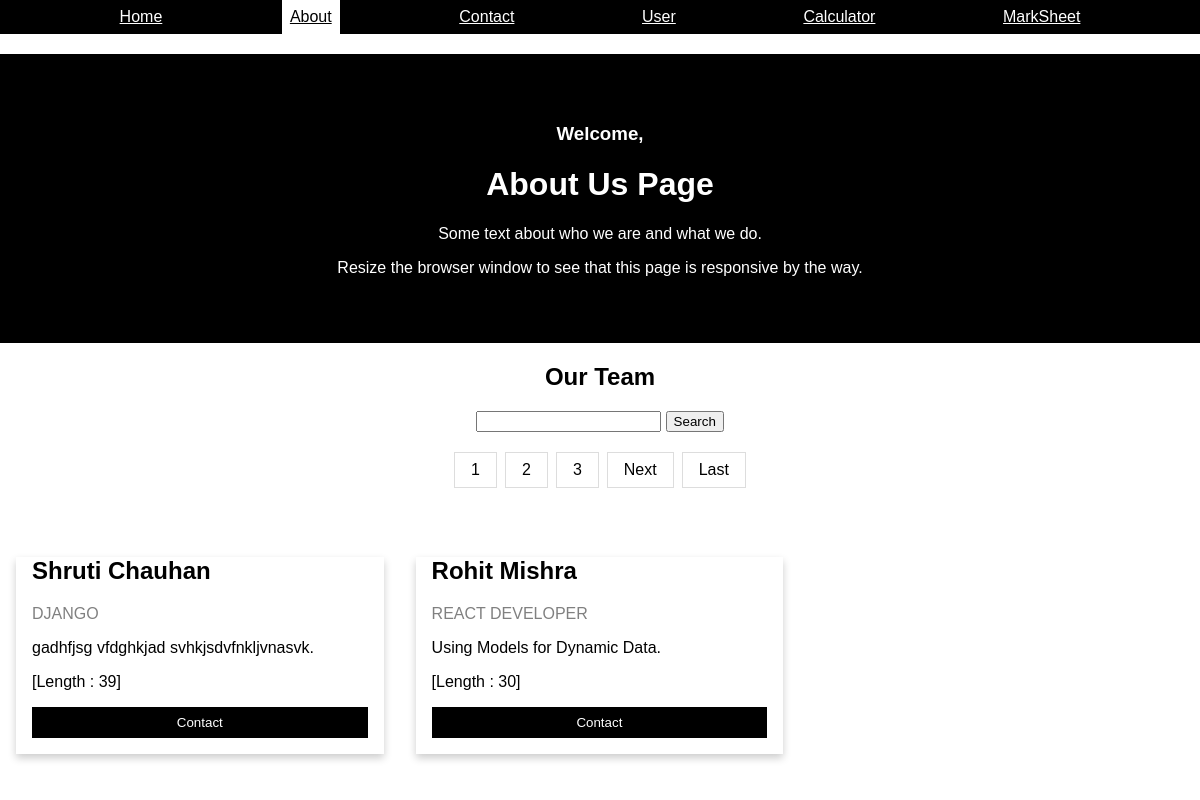
The page /about-us/ on the database its author committed.
### service/models.py (models this page shows)
class Service(models.Model):
    service_name=models.CharField(max_length=50)
    service_title=models.CharField(max_length=50)
    service_desc=models.TextField()

### learn_dj/views.py (the view)
# urls.py: path('about-us/', views.aboutUs, name="aboutus"),
def aboutUs(request):
    service_data = Service.objects.all().order_by('-service_name')
    paginator=Paginator(service_data, 2)
    page_number = request.GET.get('page')
    service_data_final=paginator.get_page(page_number)
    totalpage=service_data_final.paginator.num_pages
    if request.method=="GET":
        st=request.GET.get('servicename')
        if st!=None:
            service_data = Service.objects.filter(service_name__icontains=st)
    data={
        'service_data' : service_data_final,
        'last_page' : totalpage,
        'totalpagelist' : [n+1 for n in range(totalpage)]
    }
    if request.method=="GET":
        name=request.GET.get('name')
    return render(request, "about.html", data)

### templates/about.html (shortened to what this page needs)
{% extends "base.html" %}
    {% block content %}
    <link rel="stylesheet" href="/static/css/about.css" />
  </head>
  <body>
    <div class="about-section">
      <h3>Welcome, {{name}}</h3>
      <h1>About Us Page</h1>
      <p>Some text about who we are and what we do.</p>
      <p>
        Resize the browser window to see that this page is responsive by the
        way.
      </p>
    </div>
    <h2 style="text-align: center">Our Team</h2>
    <div class="row">
      <div class="search-box">
        <form method="get">
          <input type="text" name="servicename" value="" />
          <input type="submit" value="Search" />
        </form>
      </div>
      <div class="center">
        <div class="pagination">
          {% for n in totalpagelist %}
          <a href="/about-us/?page={{n}}">{{n}}</a>
          {% endfor %}
          {% if service_data.has_next %}
          <a href="/about-us/?page={{service_data.next_page_number}}">Next</a>
          <a href="/about-us/?page={{last_page}}">Last</a>
          {% endif %}
        </div>
      </div>
      {% for n in service_data %}
      <div class="column">
        <div class="card">
          <div class="container">
            <h2>{{n.service_name}}</h2>
            <p class="title">{{n.service_title | upper}}</p>
            <p class="desc">{{n.service_desc | safe}}</p>
            <p>[Length : {{n.service_desc | length}}]</p>
            <p><button class="button">Contact</button></p>
          </div>
        </div>
      </div>
      {% empty %}
      <h1 class="no-data">NO DATA FOUND</h1>
      {% endfor %}
    </div>
    {% endblock %}

### static/css/about.css (style rules this page uses)
body { font-family: Arial, Helvetica, sans-serif; margin: 0; }
html { box-sizing: border-box; }
*, *:before, *:after { box-sizing: inherit; }
.column { float: left; width: 33.3%; margin-bottom: 16px; padding: 0 8px; }
.card { box-shadow: 0 4px 8px 0 rgba(0, 0, 0, 0.2); margin: 8px; }
.about-section { padding: 50px; text-align: center; margin-top: 20px; background-color: black; color: white; }
.container { padding: 0 16px; }
.container::after, .row::after { content: ""; clear: both; display: table; }
.title { color: grey; }
.button { border: none; outline: 0; display: inline-block; padding: 8px; color: white; background-color: #000; text-align: center; cursor: pointer; width: 100%; }
.search-box { display: flex; justify-content: center; margin: 20px; }
.center { display: flex; justify-content: center; text-align: center; margin-bottom: 50px; }
.pagination { display: inline-block; }
.pagination a { color: black; float: left; padding: 8px 16px; text-decoration: none; transition: background-color .3s; border: 1px solid #ddd; margin: 0 4px; }

### rows shown on the page
Service: service_name "Shruti Chauhan", service_title "DJANGO", service_desc "gadhfjsg vfdghkjad svhkjsdvfnkljvnasvk.", service_desc|length "39"
Service: service_name "Rohit Mishra", service_title "REACT DEVELOPER", service_desc "Using Models for Dynamic Data.", service_desc|length "30"

### other values the page prints
{{ n }} "1" "2" "3"
